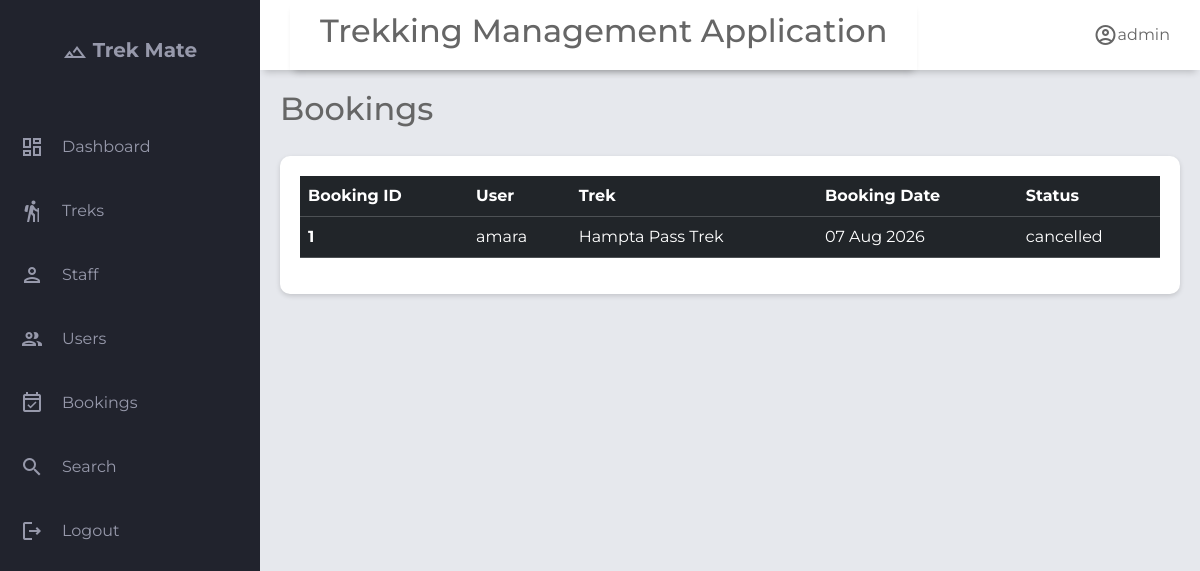
Before: /admin/bookings with the older database file.
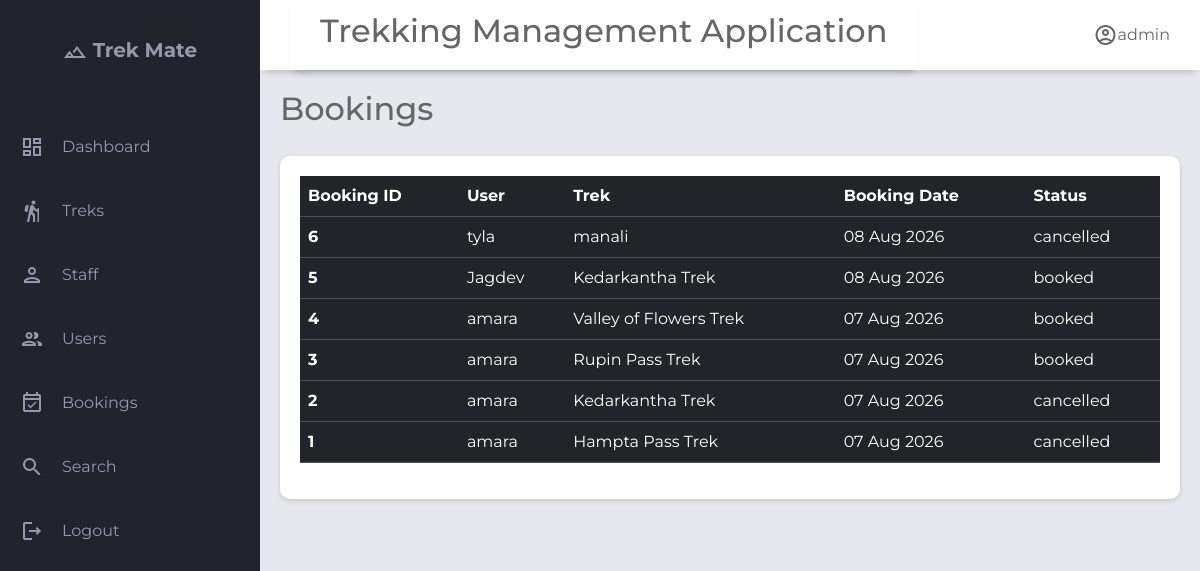
After: the same page with the newer database file.
### application/models.py (models this page shows)
class Booking(db.Model):
    __tablename__='booking'
    id                  = db.Column(db.Integer, primary_key=True)
    user_id             = db.Column(db.Integer, db.ForeignKey('user.id'), nullable=False)
    trek_id             = db.Column(db.Integer, db.ForeignKey('trek.id'), nullable=False)
    booking_date        = db.Column(db.DateTime, default=db.func.now())
    booking_status      = db.Column(Enum('booked','cancelled','completed',name='booking_status'), nullable=False, default='booked')   # booked | cancelled | completed
    payment_status      = db.Column(Enum('unpaid','partial','paid','refunded',name='payment_status'), nullable=False, default='unpaid')   # unpaid | partial | paid | refunded
    num_participants    = db.Column(db.Integer, default=1)
    total_amount        = db.Column(db.Float, nullable=True)
    amount_paid         = db.Column(db.Float, default=0.0)
    notes               = db.Column(db.Text, nullable=True)
    cancelled_at        = db.Column(db.DateTime, nullable=True)
    cancellation_reason = db.Column(db.Text, nullable=True)
    created_at          = db.Column(db.DateTime, default=db.func.now())
    updated_at          = db.Column(db.DateTime, onupdate=db.func.now())
    trek=db.relationship('Trek',back_populates='bookings',lazy=True)#one to many relationship #each booking belong to one trek
    user=db.relationship('User',back_populates='bookings',lazy=True)#one to many relationship

class User(db.Model):
    __tablename__='user'
    id= db.Column(db.Integer, primary_key=True)
    username=db.Column(db.String(),unique=True,nullable=False)
    email=db.Column(db.String(),unique=True,nullable=False)
    password=db.Column(db.String(),nullable=False)
    full_name        = db.Column(db.String(), nullable=True)
    phone            = db.Column(db.String(), nullable=True)
    role=db.Column(Enum('admin','trek staff','trekker',name='user_role'),nullable=False,default='trekker')# admin | trek staff | trekker
    is_blacklisted=db.Column(db.Boolean,default=False)
    blacklist_reason=db.Column(db.Text,nullable=True)
    is_active=db.Column(db.Boolean,default=True)
    created_at       = db.Column(db.DateTime, default=db.func.now())
    updated_at       = db.Column(db.DateTime, onupdate=db.func.now())
    bookings=db.relationship('Booking',lazy=True, back_populates='user',cascade="all, delete-orphan") #all → apply operations like save, update, delete to the related bookings.
    staff_profile=db.relationship('Staff_profile',lazy=True,uselist=False,back_populates='user') #uselist= False means One-to-one (single object) while default it is one-to-many

class Trek(db.Model):
    __tablename__='trek'
    id              = db.Column(db.Integer, primary_key=True)
    name            = db.Column(db.String(), nullable=False)
    description     = db.Column(db.Text, nullable=True)
    location        = db.Column(db.String(), nullable=True)
    difficulty      = db.Column(db.String(), nullable=False, default='moderate')  # easy | moderate | hard
    duration_days   = db.Column(db.Integer, nullable=False)
    start_date      = db.Column(db.DateTime, nullable=True)
    end_date        = db.Column(db.DateTime, nullable=True)
    max_slots       = db.Column(db.Integer, nullable=False, default=20)
    available_slots = db.Column(db.Integer, nullable=False, default=20)
    price           = db.Column(db.Numeric, nullable=False, default=0.0)
    status          = db.Column(Enum('open','closed',name='trek_status'),nullable=False, default='pending')
    trek_progress   = db.Column(Enum('upcoming','started','completed',name="trek_progress"),default='upcoming')
    created_at      = db.Column(db.DateTime, default=db.func.now())
    updated_at      = db.Column(db.DateTime, onupdate=db.func.now())
    image           = db.Column(db.String(200))
    assigned_staffs=db.relationship('Staff_profile',secondary='trek_staff_assignment',lazy=True,back_populates='assigned_treks')#many to many relationship
    bookings=db.relationship('Booking',back_populates='trek',lazy=True,cascade="all, delete-orphan")#one to many relationship as one trek can have multiple bookings but not other side, as one booking can belong to a single trek

### application/controller.py (the view)
@app.route("/admin/bookings")
def bookings():
    user=User.query.filter_by(role="admin").first()
    bookings=Booking.query.order_by(Booking.booking_date.desc()).all()
    return render_template("a_bookings.html",bookings=bookings,user=user)

### templates/a_bookings.html (shortened to what this page needs)
{% extends "base.html" %}
{% block header_title %}
Bookings
{% endblock %}
{% block content %}
<section class="table-section">
    <div class="table-content">
        <table class="table table-dark table-hover">
            <thead>
                <tr>
                    <th scope="col">Booking ID</th>
                    <th scope="col">User</th>
                    <th scope="col">Trek</th>
                    <th scope="col">Booking Date</th>
                    <th scope="col">Status</th>
                </tr>
            </thead>
            <tbody class="table-hover">
                {% for booking in bookings %}
                <tr>
                    <th scope="row">{{booking.id}}</th>
                    <td>{{booking.user.username}}</td>
                    <td>{{booking.trek.name}}</td>
                    <td>{{booking.booking_date.strftime('%d %b %Y')}}</td>
                    <td>{{booking.booking_status}}</td>
                </tr>
                {% endfor %}
            </tbody>
        </table>
    </div>
</section>
{% endblock %}

Changed rows visible on the page:
added Booking: id "6", user.username "tyla", trek.name "manali", booking_date "08 Aug 2026", booking_status "cancelled"
added Booking: id "5", user.username "Jagdev", trek.name "Kedarkantha Trek", booking_date "08 Aug 2026", booking_status "booked"
added Booking: id "4", user.username "amara", trek.name "Valley of Flowers Trek", booking_date "07 Aug 2026", booking_status "booked"
added Booking: id "3", user.username "amara", trek.name "Rupin Pass Trek", booking_date "07 Aug 2026", booking_status "booked"
added Booking: id "2", user.username "amara", trek.name "Kedarkantha Trek", booking_date "07 Aug 2026", booking_status "cancelled"
